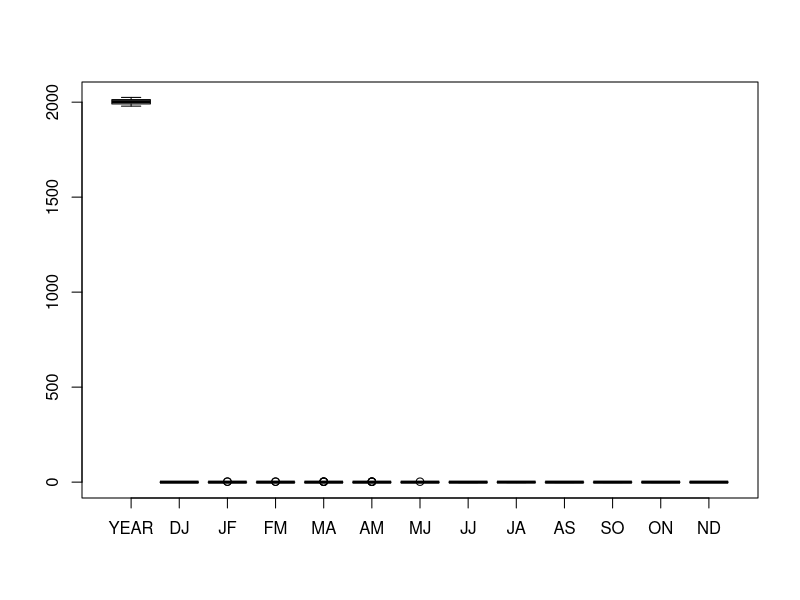
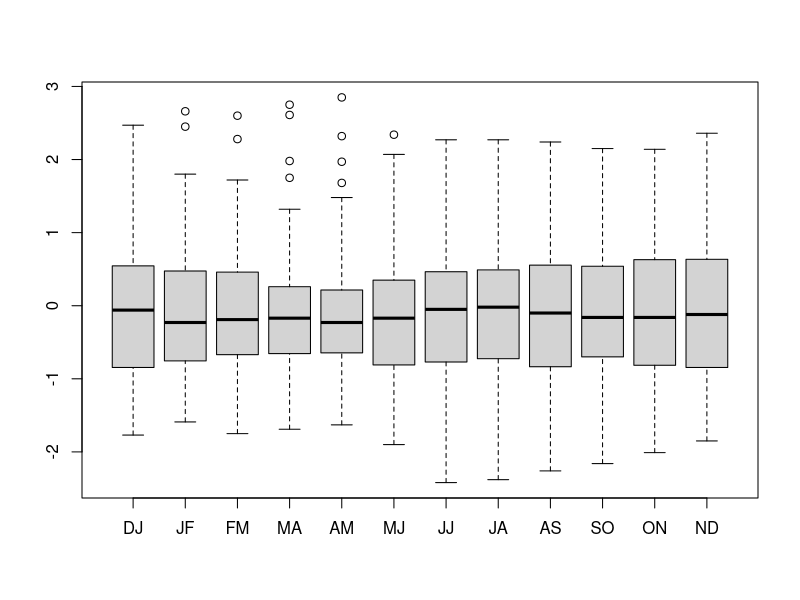
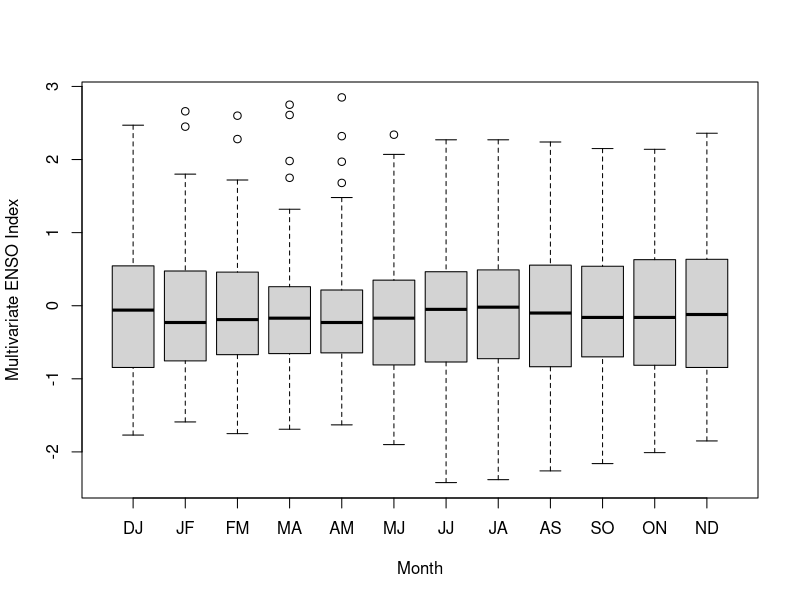
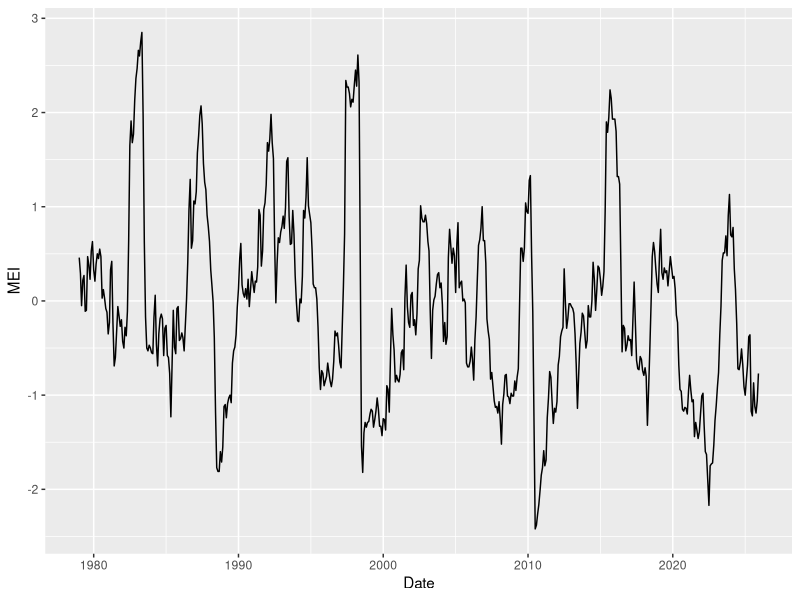
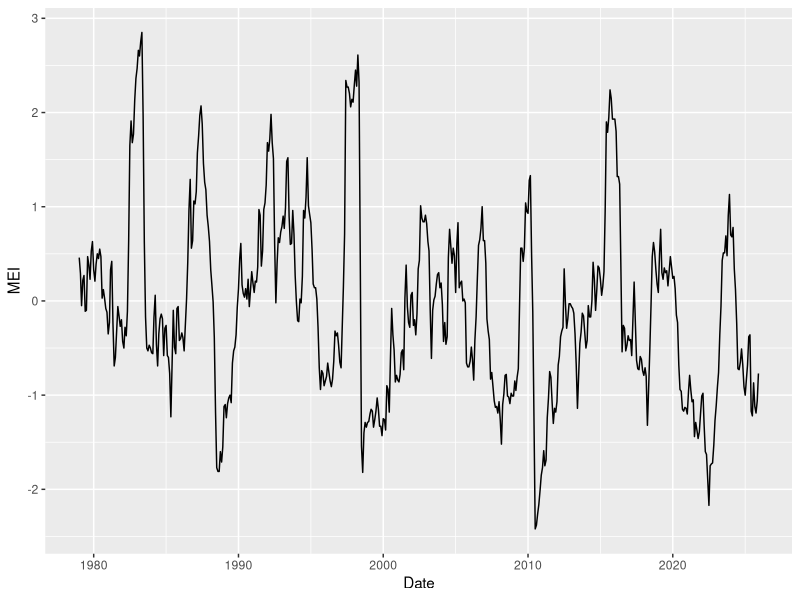
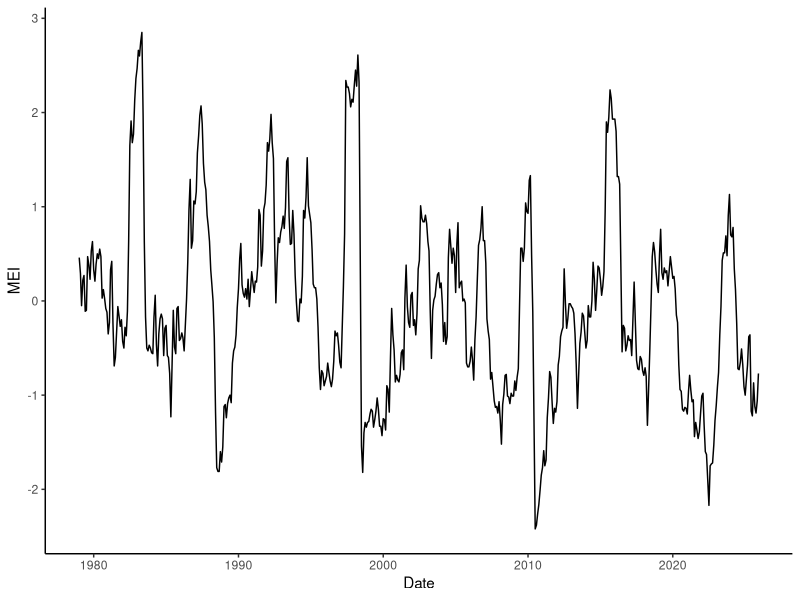
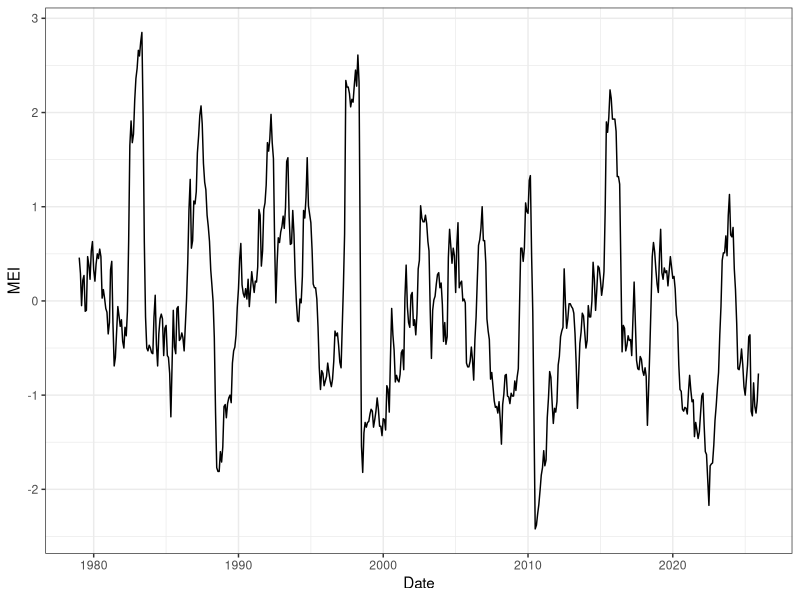
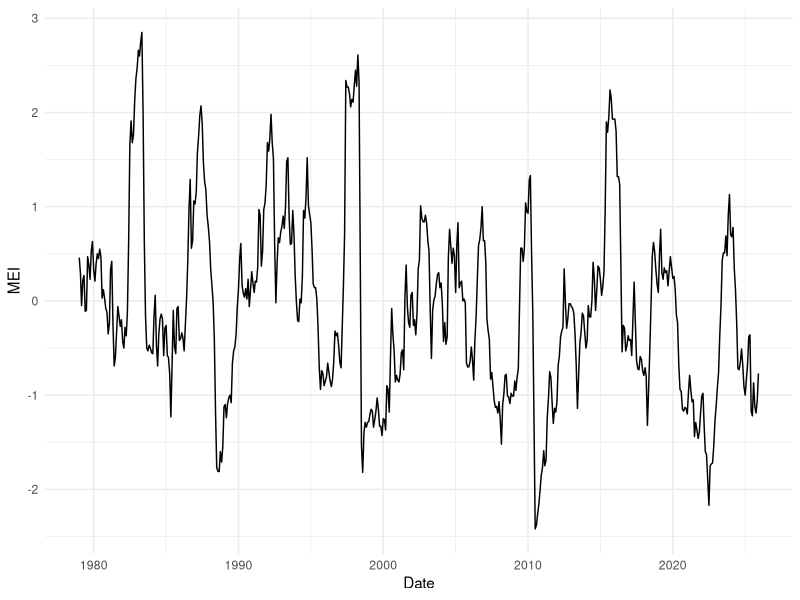

The R script that drew these images, in order:
## ---- chunk 1
head(CO2) #first 6 rows
tail(CO2,10) #last 10 rows
nrow(CO2) #number of rows
ncol(CO2) #number of columns
## ---- chunk 2
summary(CO2)
min(CO2$conc)
max(CO2$conc)
class(CO2$Type)
unique(CO2$Type)
table(CO2$Type, CO2$Treatment)
skimr::skim(CO2)
## ---- chunk 3
MEI_raw_1 <- read.delim("MEI_raw_20250310.txt")
MEI1 <- read.table("MEI_cleaned_20250310.txt", header = TRUE)
MEI_raw_2 <- read.delim("MEI_raw_20260108.txt")
MEI2 <- read.table("MEI_cleaned_20260108.txt", header = TRUE)
## ---- chunk 4
View(MEI_raw_1)
View(MEI1)
## ---- chunk 5
head(MEI1)
tail(MEI1)
## ---- chunk 6
MEI1$FM <- replace(MEI1$FM, MEI1$FM == -999, NA)
MEI1$MA <- replace(MEI1$MA, MEI1$MA == -999, NA)
MEI1$AM <- replace(MEI1$AM, MEI1$AM == -999, NA)
MEI1$MJ <- replace(MEI1$MJ, MEI1$MJ == -999, NA)
MEI1$JJ <- replace(MEI1$JJ, MEI1$JJ == -999, NA)
MEI1$JA <- replace(MEI1$JA, MEI1$JA == -999, NA)
MEI1$AS <- replace(MEI1$AS, MEI1$AS == -999, NA)
MEI1$SO <- replace(MEI1$SO, MEI1$SO == -999, NA)
MEI1$ON <- replace(MEI1$ON, MEI1$ON == -999, NA)
MEI1$ND <- replace(MEI1$ND, MEI1$ND == -999, NA)
tail(MEI1)
## ---- chunk 7
MEI1 <- read.table("MEI_cleaned_20250310.txt", header = TRUE)

for (i in 1:ncol(MEI1)) {
  col <- colnames(MEI1)[i]
  MEI1[[col]] <- replace(MEI1[[col]], MEI1[[col]] == -999, NA)
}

tail(MEI1)
## ---- chunk 8
MEI1 <- read.table("MEI_cleaned_20250310.txt", header = TRUE)

MEI1[] <- lapply(MEI1, function(x) replace(x, x == -999, NA))

tail(MEI1)
## ---- chunk 9
MEIdiff <- MEI2[,-1] - MEI1[,-1]
max(MEIdiff, na.rm = T)
min(MEIdiff, na.rm = T)
## ---- chunk 10
MEI <- MEI2
## ---- chunk 11
class(MEI)
class(MEI$YEAR)
class(MEI$DJ)
## ---- chunk 12
summary(MEI)
## ---- chunk 13
boxplot(MEI)
## ---- chunk 14
boxplot(MEI[,-1])
## ---- chunk 15
boxplot(MEI[,-1], ylab = "Multivariate ENSO Index", xlab = "Month")
## ---- chunk 16
library(dplyr)
library(ggplot2)
library(tidyr)
## ---- chunk 17
MEI_long <- MEI %>%
  pivot_longer(cols = DJ:ND, names_to = "Month", values_to = "MEI")

head(MEI_long)
## ---- chunk 18
MEI_long <- MEI_long %>%
  mutate(MonthNum = case_match(Month,
                               "DJ" ~ "01",
                               "JF" ~ "02",
                               "FM" ~ "03",
                               "MA" ~ "04",
                               "AM" ~ "05",
                               "MJ" ~ "06",
                               "JJ" ~ "07",
                               "JA" ~ "08",
                               "AS" ~ "09",
                               "SO" ~ "10",
                               "ON" ~ "11",
                               "ND" ~ "12"),
         Date = paste0(MonthNum, "/" , 1, "/", YEAR))

MEI_long$Date <- as.Date(MEI_long$Date, "%m/%d/%Y")

head(MEI_long)
## ---- chunk 19
MEIseries <- ggplot(data = MEI_long, aes(x = Date, y = MEI)) +
  geom_line()

MEIseries
## ---- chunk 20
MEI_long <- MEI_long %>% 
  mutate(ENSOphase = if_else(MEI < -0.49, "La Nina",
                             if_else(MEI > 0.49, "El Nino",
                                     "Neutral")))

table(MEI_long$ENSOphase, MEI_long$MEI)
## ---- chunk 21
MEI_long$ENSOphase <- factor(MEI_long$ENSOphase,
                             levels = c("La Nina","Neutral","El Nino"))

head(MEI_long)
## ---- chunk 22
MEIseries
MEIseries + theme_classic()
MEIseries + theme_bw()
MEIseries + theme_minimal()
## ---- chunk 23
MEIseries + theme_classic() +
  geom_hline(yintercept = 0, linetype = "solid") +
  geom_hline(yintercept = 0.5, linetype = "dashed") +
  geom_hline(yintercept = -0.5, linetype = "dashed")
## ---- chunk 24
ggplot(data = filter(MEI_long, !is.na(MEI)), aes(x = Date, y = MEI)) +
  geom_line() + theme_classic() +
  geom_hline(yintercept = 0, linetype = "solid") +
  geom_hline(yintercept = 0.5, linetype = "dashed") +
  geom_hline(yintercept = -0.5, linetype = "dashed") + 
  geom_col(aes(x = Date, y = MEI, fill = ENSOphase))
## ---- chunk 25
ggplot(data = filter(MEI_long, !is.na(MEI)), aes(x = Date, y = MEI)) +
  theme_classic() +
  geom_hline(yintercept = 0, linetype = "solid") +
  geom_hline(yintercept = 0.5, linetype = "dashed") +
  geom_hline(yintercept = -0.5, linetype = "dashed") + 
  geom_col(aes(x = Date, y = MEI, fill = ENSOphase)) +
  geom_line(linewidth = 0.7) +
  scale_fill_manual(name = "ENSO Phase",
                    values = c("dodgerblue","gray36","firebrick"),
                    labels = c("La Ni\u00F1a","Neutral","El Ni\u00F1o"))
## ---- chunk 26
ggplot(data = filter(MEI_long, !is.na(MEI)), aes(x = Date, y = MEI)) +
  theme_classic() +
  geom_hline(yintercept = 0, linetype = "solid") +
  geom_hline(yintercept = 0.5, linetype = "dashed") +
  geom_hline(yintercept = -0.5, linetype = "dashed") + 
  geom_col(aes(x = Date, y = MEI, fill = ENSOphase)) +
  geom_line(linewidth = 0.7) +
  scale_x_date(breaks = seq(as.Date("1980-01-01"), as.Date("2025-01-01"),
                            by = "5 years"),
               date_labels = "%Y") +
  scale_y_continuous(name = "Multivariate ENSO Index") +
  scale_fill_manual(name = "ENSO Phase",
                    values = c("dodgerblue","gray36","firebrick"),
                    labels = c("La Ni\u00F1a","Neutral","El Ni\u00F1o")) +
  theme(legend.position = "top", 
        axis.text = element_text(color = "black"))
## ---- chunk 27
MEIseriesfinal <-
  ggplot(data = filter(MEI_long, !is.na(MEI)), aes(x = Date, y = MEI)) +
  theme_classic() +
  geom_hline(yintercept = 0, linetype = "solid") +
  geom_hline(yintercept = 0.5, linetype = "dashed") +
  geom_hline(yintercept = -0.5, linetype = "dashed") + 
  geom_col(aes(x = Date, y = MEI, fill = ENSOphase)) +
  geom_line(linewidth = 0.7) +
  scale_x_date(breaks = seq(as.Date("1980-01-01"), as.Date("2025-01-01"),
                            by = "5 years"),
               date_labels = "%Y") +
  scale_y_continuous(name = "Multivariate ENSO Index") +
  scale_fill_manual(name = "ENSO Phase",
                    values = c("dodgerblue","gray36","firebrick"),
                    labels = c("La Ni\u00F1a","Neutral","El Ni\u00F1o")) +
  theme(legend.position = "top", 
        axis.text = element_text(color = "black"))

ggsave(MEIseriesfinal, filename = "MEI Time Series.png",
       dpi = 2000, height = 4, width = 6, units = "in")
